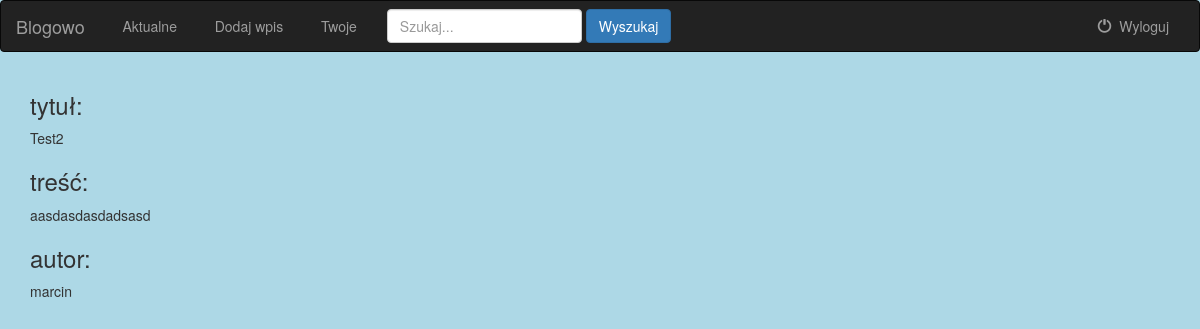
/accounts/profile/3/, run on the app's committed database.
### news/models.py (models this page shows)
class News(models.Model):
    tytul = models.CharField('Tytuł', max_length=255)
    odnosnik = models.SlugField('Odnośnik', max_length=255, unique=True)
    text = models.TextField(verbose_name='Treść')
    kategoiria = models.ManyToManyField(Category, verbose_name='Kategorie')
    data_publikacji = models.DateTimeField('Data dodania', auto_now_add=True)
    autor = models.ForeignKey(BlogUser,on_delete=models.CASCADE)
    class Meta:
        verbose_name = "Wiadomość"
        verbose_name_plural = "Wiadomości"
    def __str__(self):
        return self.tytul

### users/models.py (models this page shows)
class BlogUser(AbstractUser):
    avatar = models.ImageField(upload_to='avatars/',blank=True)

### news/views.py (the view)
# urls.py: url(r'^(?P<pk>[0-9]+)/$', views.news_show_detail, name='news_show_detail'),
def news_show_detail(request, pk):
    curr_post = get_object_or_404(News,pk=pk)
    return render(request, 'news.html', {'curr_post' : curr_post},)

### news/templates/news.html (shortened to what this page needs)
<!DOCTYPE html>
<html lang="en">
<head>
</head>
<body>
{% load staticfiles %}
<link rel="stylesheet" href="https://maxcdn.bootstrapcdn.com/bootstrap/3.3.6/css/bootstrap.min.css">
<link rel="stylesheet" href="{% static 'blog/style.css' %}">
<nav class="navbar navbar-inverse">
    <div class="container-fluid">
        <div class="navbar-header">
            <a class="navbar-brand" href="{{ '/news/' }}">Blogowo</a>
        </div>
        <div class="collapse navbar-collapse">
            <ul class="nav navbar-nav">
                <li class="">
                    <a href="{{ '/news/' }}">
                        &nbsp; Aktualne
                    </a>
                </li>
                <li class="">
                    <a href="{{ '/news/add/' }}">
                        &nbsp; Dodaj wpis
                    </a>
                </li>
                <li class="">
                    <a href="{% url 'concrete_author' user.pk %}">
                        &nbsp; Twoje
                    </a>
                </li>
            </ul>
            <form class="navbar-form navbar-left" role="search" method="get" action="{% url 'blog_search' %}">
                <div class="form-group">
                    <input type="text" class="form-control" name="q" placeholder="Szukaj...">
                </div>
                <button type="submit" class="btn btn-primary">Wyszukaj</button>
            </form>
            <ul class="nav navbar-nav navbar-right">
                <li class="">
                    <a href="{{ '/accounts/logout/' }}">
                        <span class="glyphicon glyphicon-off" aria-hidden="true"></span>&nbsp; Wyloguj
                    </a>
                </li>
            </ul>
        </div>
    </div>
</nav>
<div class="container">
{% block content %}
<h3>tytuł:</h3> {{curr_post}}<br>
<h3>treść:</h3> {{curr_post.text}}
<h3>autor:</h3> {{curr_post.autor}}
{% endblock %}
</div>
</body>
</html>

### news/static/blog/style.css (style rules this page uses)
body { background-color: lightblue; }

### data on the page
News: tytul "Test2", text "aasdasdasdadsasd", autor "marcin"
